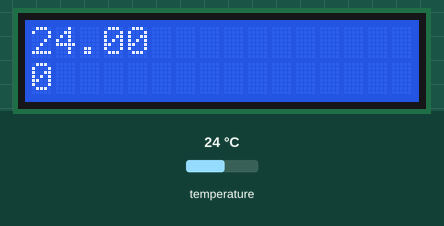
Recording of a sketch running on a simulated Arduino Uno, built with avr-gcc and run on an emulated ATmega328P. Parts: 16×2 character LCD. Inputs (shaded band) come from the test bench; at power-on: temperature 24 °C.

Above: at 1.2 s.
1.3 s: temperature set to 12 °C
At 1.9 s:
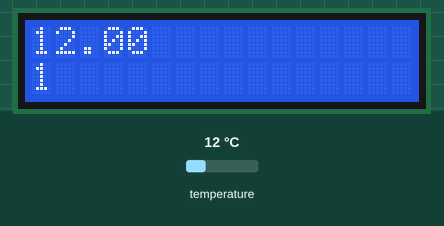
3.8 s: temperature set to 19 °C
At 4.2 s:
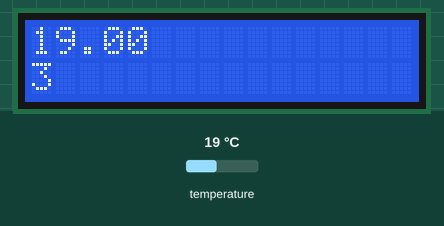
6.2 s: temperature set to 28 °C
At 7.3 s:
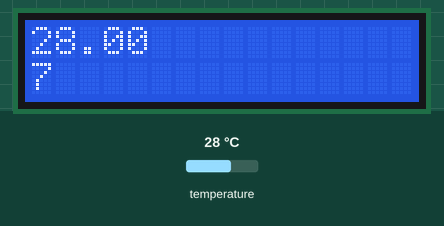
Timing chart, 0 to 9.2 s (numbered marks = the images above; inputs shaded):
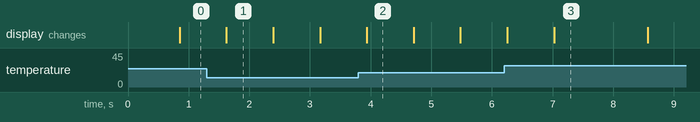

The sketch:

sketch_mar20a.ino
```cpp
int ledPin = 13;
int OneWireBus = 7;
float temperature = 0;


// include the library code:
#include "Wire.h"
#include "Adafruit_LiquidCrystal.h"
#include "OneWire.h"
#include "DallasTemperature.h"

// Connect via i2c, default address #0 (A0-A2 not jumpered)
Adafruit_LiquidCrystal lcd(0);

// Setup a oneWire instance to communicate with any OneWire devices
// (not just Maxim/Dallas temperature ICs)
OneWire oneWire(OneWireBus);
// Pass our oneWire reference to Dallas Temperature.
DallasTemperature sensors(&oneWire);

void setup() {
  // start serial port
  Serial.begin(9600);
  // set up the LCD's number of rows and columns:
  lcd.begin(16, 2);
  sensors.begin();
}

void loop() {
  sensors.requestTemperatures();
  lcd.setCursor(0, 0);
  lcd.print(sensors.getTempCByIndex(0));

  // set the cursor to column 0, line 1
  // (note: line 1 is the second row, since counting begins with 0):
  lcd.setCursor(0, 1);
  // print the number of seconds since reset:
  lcd.print(millis()/1000);
}
```

Measured:
- what the display in image 1 shows lasts 0.8 s, from 1.6 s to 2.4 s
- what the display in image 3 shows lasts 1.6 s, from 7.0 s to 8.6 s
